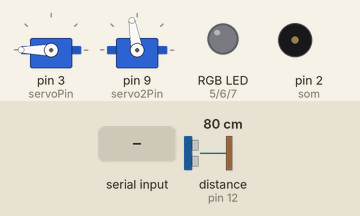
Recording of a sketch running on a simulated Arduino Uno, built with avr-gcc and run on an emulated ATmega328P. Shown: 2 × servo, an RGB LED mixed from three pins (HIGH = lit), buzzer (waves = sounding). The test bench sets the inputs (shaded band); at power-on: distance to the obstacle (sensor on pin 12) 80 cm. The echo pulse lasts 58.3 µs per cm; what the sketch prints to the serial monitor is not drawn.

Above: at 3.2 s.
3.3 s: "o" received over the second serial link
At 3.7 s:
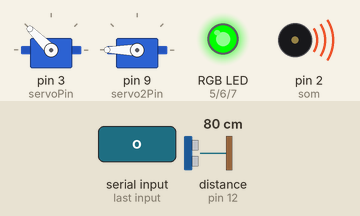
At 8.7 s:
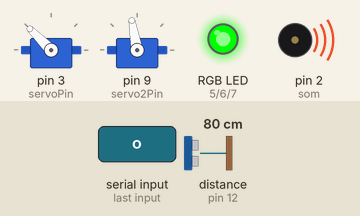
Timing chart, 0 to 19.9 s (numbered marks = the images above; inputs shaded):
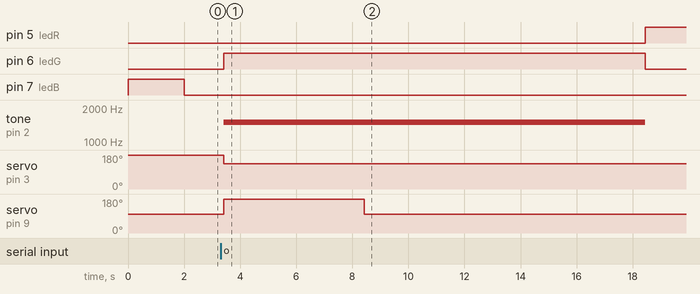

Measured:
- after the input at 3.3 s, pin 5 (ledR): LOW → HIGH after 15.1 s; pin 6 (ledG): LOW → HIGH after 0.12 s, → LOW 15.0 s later; tone on pin 2 (som): silent → 1500 Hz after 0.12 s, → silent 15.0 s later; servo on pin 3 (servoPin): 180° → 135° after 0.12 s; servo on pin 9 (servo2Pin): 100° → 180° after 0.12 s, → 100° 5.0 s later

The sketch:

tranca.ino
```cpp
/*
 * --------------------------------------------------------------------------------
 * Comandos e pinagens necessárias ao sensor UltraSonico
 * ---------------------------------------------------------------------------------
 */
#include <hcsr04.h>
const int pinoEcho=12;
const int pinoTrigger=13;
HCSR04 ultras(pinoTrigger,pinoEcho,20,4000);
/*
 * ---------------------------------------------------------------------------------
 * Comandos e pinagens do BlueToofh
 * ---------------------------------------------------------------------------------
 */
#include <SoftwareSerial.h>
SoftwareSerial BLE(11,10);//TX,RX
String com="";
/*
 * ---------------------------------------------------------------------------------
 * Comandos e pinagens necessários ao Servo
 * ---------------------------------------------------------------------------------
 */
#include <Servo.h>
const int servoPin=3;
Servo SERVO;
const int servo2Pin=9;
Servo SERVO2;
/*
 * ---------------------------------------------------------------------------------
 * Pinos referentes ao led RGB
 * ---------------------------------------------------------------------------------
 */
const int ledR=5;
const int ledG=6;
const int ledB=7;
/*
 * ---------------------------------------------------------------------------------
 * Pino necessário ao alto falante
 * ---------------------------------------------------------------------------------
 */
const int som=2;
/*
 * ---------------------------------------------------------------------------------
 * Pino referente ao sensor de temperatura
 * ---------------------------------------------------------------------------------
 */
const int sensorT=A4;
/*
 * Método das configurações iniciais do programa
 * Iniciando comunicação serial e com o bluetooth
 * configurando angulo do servo
 * Configurando os pinos do led RGB no sistema
 * Deixando o led azul por 2 segundos
 */
void setup() {
  Serial.begin(9600);
  BLE.begin(9600);
  SERVO.attach(servoPin);
  SERVO.write(180);
  SERVO2.attach(servo2Pin);
  SERVO2.write(100);
  pinMode(ledR,OUTPUT);
  pinMode(ledG,OUTPUT);
  pinMode(ledB,OUTPUT);
  digitalWrite(ledB,HIGH);
  delay(2000);
  digitalWrite(ledB,LOW);
}
/*
 * Metodo responsável por medir a distancia
 * pegando a distância em milimetros
 * Se a distância for maior que 150 milimetros (que dá os 15 centimetros
 * Mostre por bluetooth que a tampa está aberta
 * Senão altere a posição dos servos
 */
void medeDist(){
  float milimeter=ultras.distanceInMillimeters();
  if(milimeter > 150){
    BLE.println("Tampa aberta!");
  }else{
    SERVO.write(180);
    SERVO2.write(100);
  }
}
/*
 * Método responsável por medir a temperatura
 * armazena a temperatura lida do sensor e já realiza o calculo de conversão
 * retorna a temperatura
 */
float medeTemp(){
  float temperatura=(float(analogRead(sensorT))*5/(1023))/0.01;
  return temperatura;
}
/*
 * Este servo não conseguia levantar a tampa (mas foi implementado o codigo o servo mudava de posição mas não aguentava)
 * Método responsável por mudar a posição do segundo servo
 * ele levantaria a tampa e espera 5 segundos e desceria a tampa
 */
void mudarPos2(){
  SERVO2.write(180);
  delay(5000);
  SERVO2.write(100);
}
/*
 * Método responsável por mudar a posição do servo que tranca a porta
 * muda a posição
 * chama o método para levantar a tampa um pouco (do segundo servo, método acima)
 * espera 10 segundos
 * e mede a distância
 */
void mudarPos(){
  SERVO.write(135);
  mudarPos2();
  delay(10000);
  medeDist();
}
/*
 * Método loop (que executa a todo instante
 * Verifica se o bluetooth está disponível
 * espera 10 milisegundos
 * e enquanto a comunicação bluetooth está disponível
 * espera 100 milisegundos
 * caractere variavel d recebe o comando que veio por bluetooth
 *
 * se a variavel acima for igual a 'o' ou 'O'
 *
 * imprima por bluetooth que a tampa pode ser aberta
 * apague a cor vermelha do led
 * e acenda a verde
 * emita um som no autofalante
 * chame o método que muda a posição dos servos
 * pare de emitir som
 * apague a luz verde e acenda a vermelha
 *
 * se a variavel não for 'o' ou 'O' e for 't' ou 'T'
 *
 * imprima por bluetooth "Temperatura atual em celsius: "
 * e imprima o valor medido no metodo medeTemp()
 */
void loop() {
  if(BLE.available()){
  delay(10);
  while(BLE.available()){
    delay(100);
    char d=BLE.read();
    if(d == 'o' || d == 'O'){
      BLE.println("Aberto");
      digitalWrite(ledR,LOW);
      digitalWrite(ledG,HIGH);
      tone(som,1500);
      mudarPos();
      noTone(som);
      digitalWrite(ledG,LOW);
      digitalWrite(ledR,HIGH);
    }else if(d=='t' || d == 'T'){
      BLE.println("Temperatura atual em celsius:");
      BLE.println(medeTemp());
    }
    com+=d;
  }
  Serial.println(com);
  com="";
}

}
```
